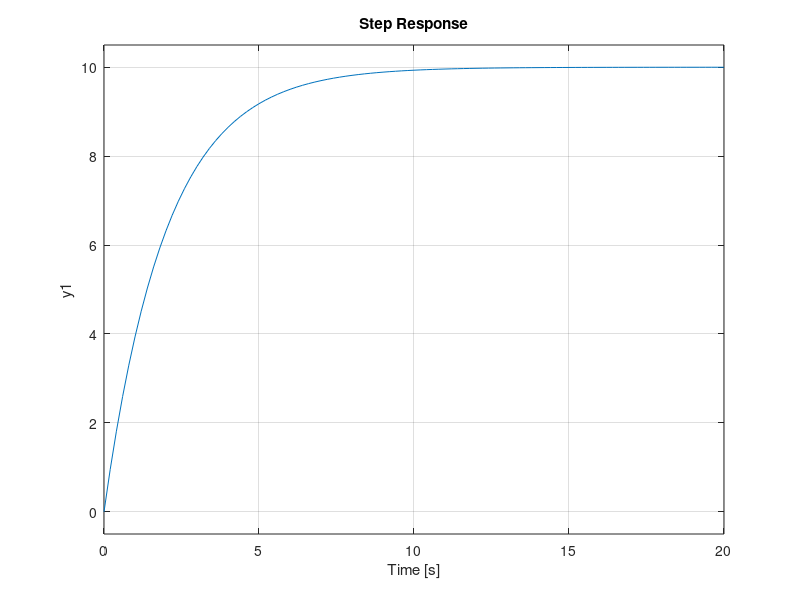
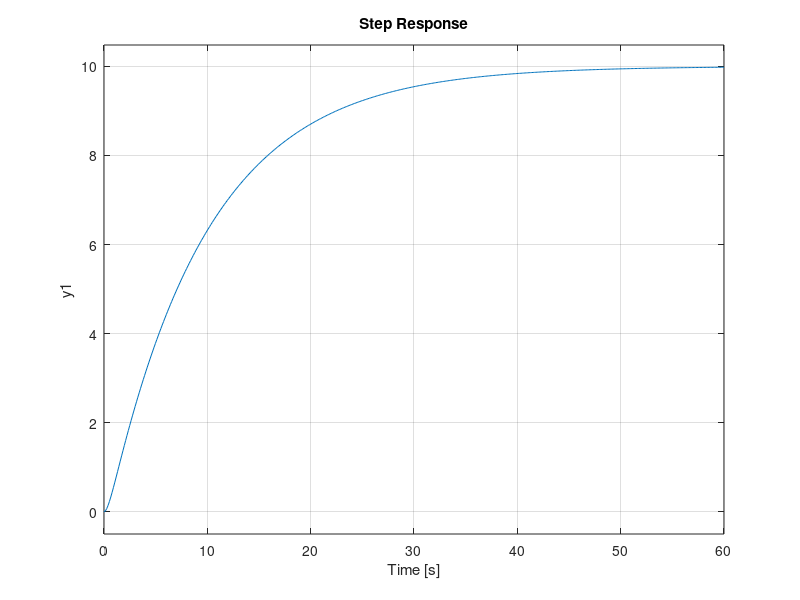
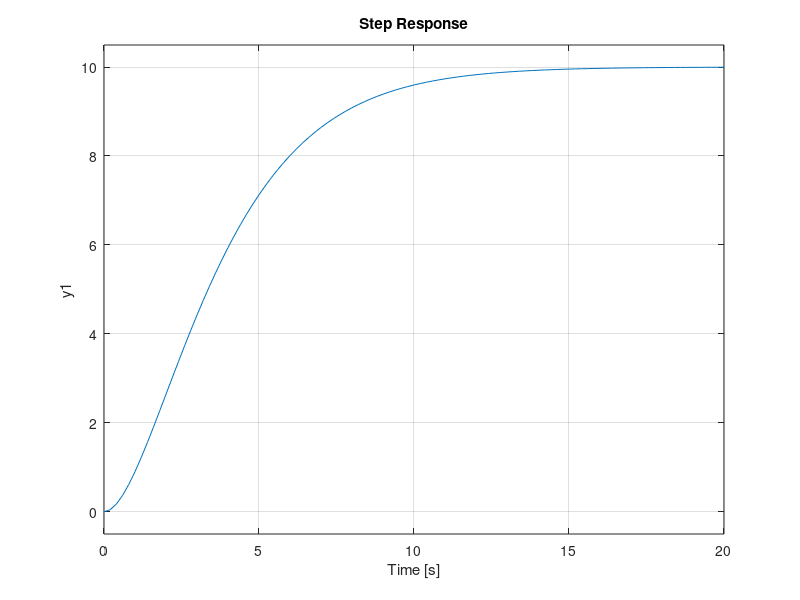
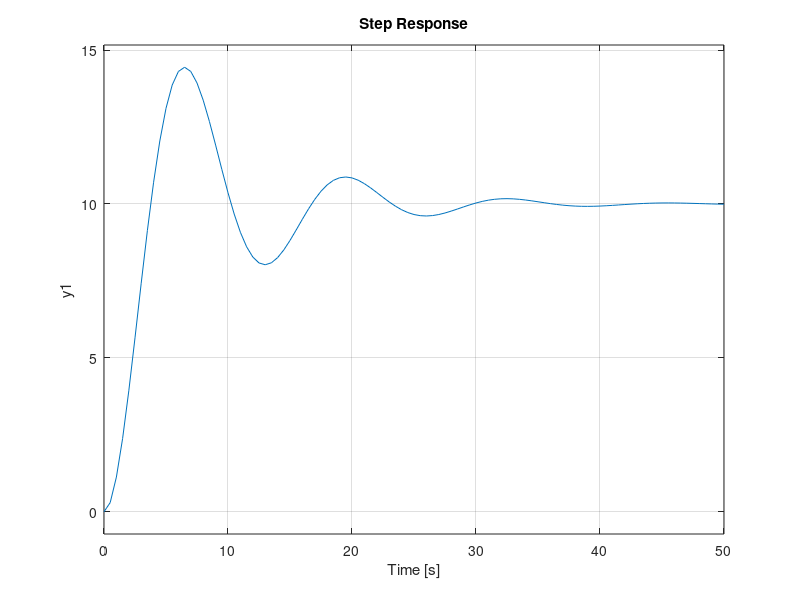

MATLAB code to generate these figures, in order:
close all; clear all; clc;

%Funcion de primer orden
G1=tf([10],[2 1])
figure();
step(G1);
%Funcion del sistema amortiguado
G2=tf([10],[4 10 1])
figure()
step(G2);
%Funcion del sistema criticamente amortiguado
G3=tf([10],[4 4 1])
figure
step(G3);
%Funcion del sistema subamortiguado
G4=tf([10],[4 1 1])
figure()
step(G4);
%Sistema integrado
G5=tf([0.3],[1 0])
figure()
step(G5);
%lead-lag
G6=tf([30 10],[2 1])
figure()
step(G6);
%Respuesta Inversa
G7=tf([-20 10],[4 10 1])
figure()
step(G7);
%Sistema inestable
G8=tf([30 10],[-2 1])
figure()
step(G8);
%%----------------Funciones
figure
step(G1,G2,G3,G4,G5,G6,G7);
legend('G1','G2','G3','G4','G5','G6','G7');